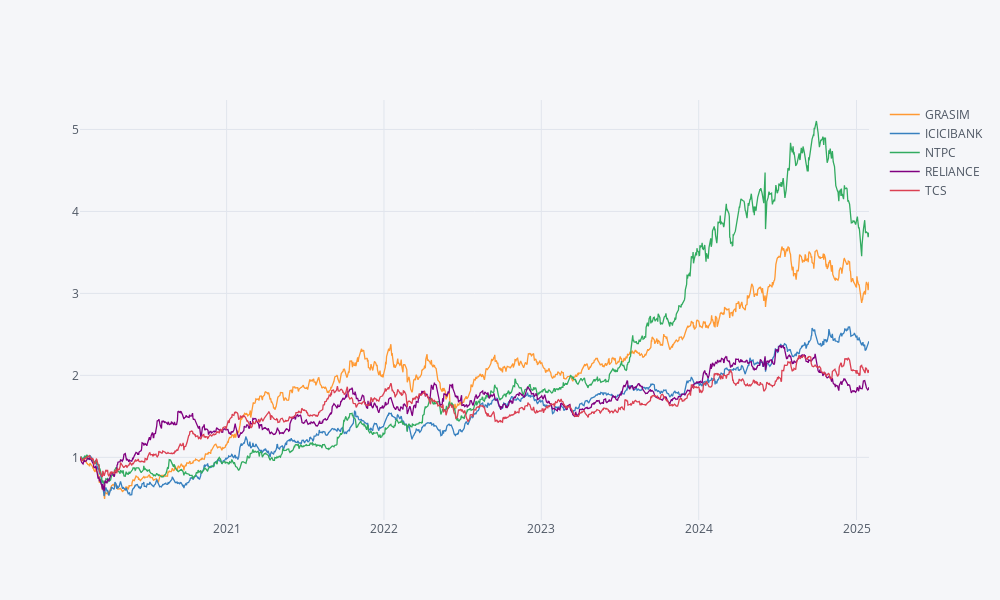

Here is the notebook cell this chart was saved with:
### Code cell
df_normalised= df / df.iloc[0]
df_normalised.iplot(kind="line")

### Figure 1 — Plotly figure (JSON) as saved in the notebook; plotly's stock layout.template omitted (floating-point values rounded to 4 significant figures; data arrays with more than 128 entries replaced by an {"elided": "..."} marker saying what was removed)
{"data": [{"line": {"color": "rgba(255, 153, 51, 1.0)", "dash": "solid", "shape": "linear", "width": 1.3}, "mode": "lines", "name": "GRASIM", "text": "", "type": "scatter", "x": {"elided": "1242 str values"}, "y": {"elided": "1242 float values"}}, {"line": {"color": "rgba(55, 128, 191, 1.0)", "dash": "solid", "shape": "linear", "width": 1.3}, "mode": "lines", "name": "ICICIBANK", "text": "", "type": "scatter", "x": {"elided": "1242 str values"}, "y": {"elided": "1242 float values"}}, {"line": {"color": "rgba(50, 171, 96, 1.0)", "dash": "solid", "shape": "linear", "width": 1.3}, "mode": "lines", "name": "NTPC", "text": "", "type": "scatter", "x": {"elided": "1242 str values"}, "y": {"elided": "1242 float values"}}, {"line": {"color": "rgba(128, 0, 128, 1.0)", "dash": "solid", "shape": "linear", "width": 1.3}, "mode": "lines", "name": "RELIANCE", "text": "", "type": "scatter", "x": {"elided": "1242 str values"}, "y": {"elided": "1242 float values"}}, {"line": {"color": "rgba(219, 64, 82, 1.0)", "dash": "solid", "shape": "linear", "width": 1.3}, "mode": "lines", "name": "TCS", "text": "", "type": "scatter", "x": {"elided": "1242 str values"}, "y": {"elided": "1242 float values"}}], "layout": {"height": 600, "legend": {"bgcolor": "#F5F6F9", "font": {"color": "#4D5663"}}, "paper_bgcolor": "#F5F6F9", "plot_bgcolor": "#F5F6F9", "title": {"font": {"color": "#4D5663"}}, "width": 1000, "xaxis": {"gridcolor": "#E1E5ED", "showgrid": true, "tickfont": {"color": "#4D5663"}, "title": {"font": {"color": "#4D5663"}, "text": ""}, "zerolinecolor": "#E1E5ED"}, "yaxis": {"gridcolor": "#E1E5ED", "showgrid": true, "tickfont": {"color": "#4D5663"}, "title": {"font": {"color": "#4D5663"}, "text": ""}, "zerolinecolor": "#E1E5ED"}}}
